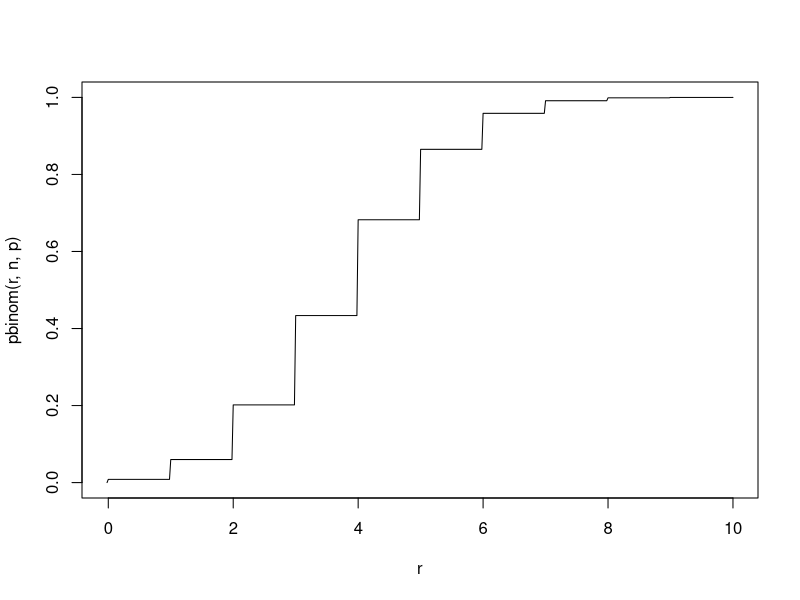
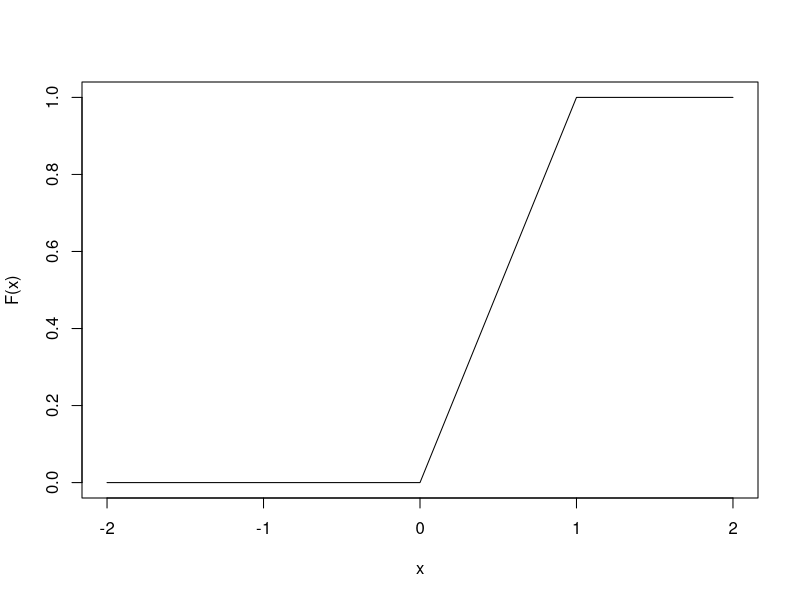

Generate these figures, in order, with R:
## ---- chunk 1
n <- 10
p <- 0.38
r <- c(-1:(50*n))/50
plot(r, pbinom(r, n, p), type="l")
## ---- chunk 2
# We need to write functions so they take a column of input values and return a column of output values, 
# This will make what we do next easier.

F <- function(x) {
  result <- c()
  
  for (k in x) {
    
    # The actual function - note the if statements we need because of the piecewise nature
    if (k < 0) {
      result <- c(result, 0)
    }
    else if (k > 1) {
      result <- c(result, 1)
    }
    else {
      result <- c(result, k)
    }
  }
  result
} 

# testing that it works
F(c(-0.25, 0.25, 3))
## ---- chunk 3
n <- 100
x <- c((-2*n):(2*n))/n
plot(x, F(x), type = "l")
